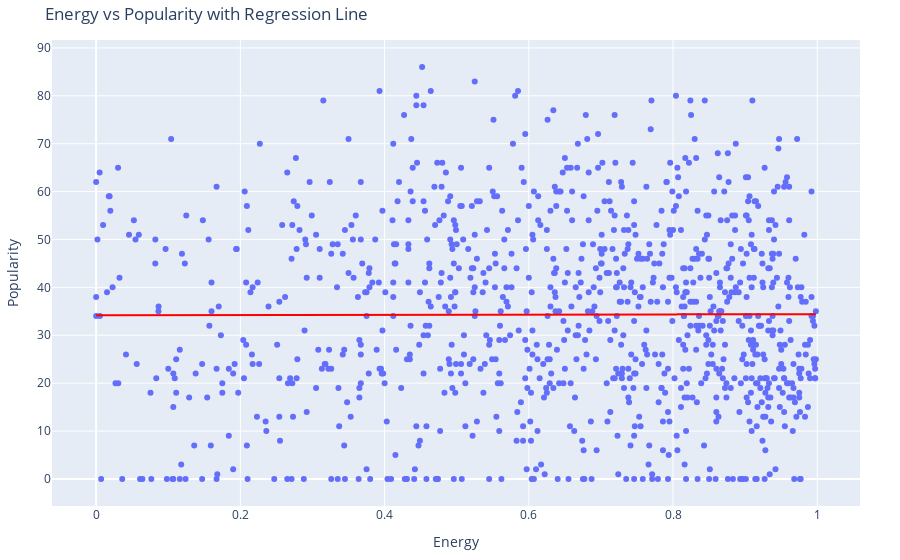

Here is the notebook cell this chart was saved with:
### Markdown cell above
##### Popularity vs Energy

### Code cell
fig = plot_scatter(
    df_sample,
    x_col="energy",
    y_col="popularity",
    title="Energy vs Popularity with Regression Line",
    xlabel="Energy",
    ylabel="Popularity",
    trend=True
)
fig.show()

### Figure 1 — Plotly figure (JSON) as saved in the notebook; plotly's stock layout.template omitted (floating-point values rounded to 4 significant figures; data arrays with more than 128 entries replaced by an {"elided": "..."} marker saying what was removed)
{"data": [{"hovertemplate": "Energy=%{x}<br>Popularity=%{y}<extra></extra>", "legendgroup": "", "marker": {"color": "#636efa", "symbol": "circle"}, "mode": "markers", "name": "", "orientation": "v", "showlegend": false, "type": "scatter", "x": {"elided": "1000 float values"}, "xaxis": "x", "y": {"elided": "1000 int values"}, "yaxis": "y"}, {"hovertemplate": "<b>OLS trendline</b><br>popularity = 0.195545 * energy + 34.2038<br>R<sup>2</sup>=0.000007<br><br>Energy=%{x}<br>Popularity=%{y} <b>(trend)</b><extra></extra>", "legendgroup": "", "line": {"color": "red"}, "marker": {"color": "#636efa", "symbol": "circle"}, "mode": "lines", "name": "", "showlegend": false, "type": "scatter", "x": {"elided": "1000 float values"}, "xaxis": "x", "y": {"elided": "1000 float values"}, "yaxis": "y"}], "layout": {"legend": {"tracegroupgap": 0}, "margin": {"b": 40, "l": 40, "r": 40, "t": 40}, "title": {"text": "Energy vs Popularity with Regression Line"}, "xaxis": {"anchor": "y", "domain": [0, 1], "title": {"text": "Energy"}}, "yaxis": {"anchor": "x", "domain": [0, 1], "title": {"text": "Popularity"}}}}
